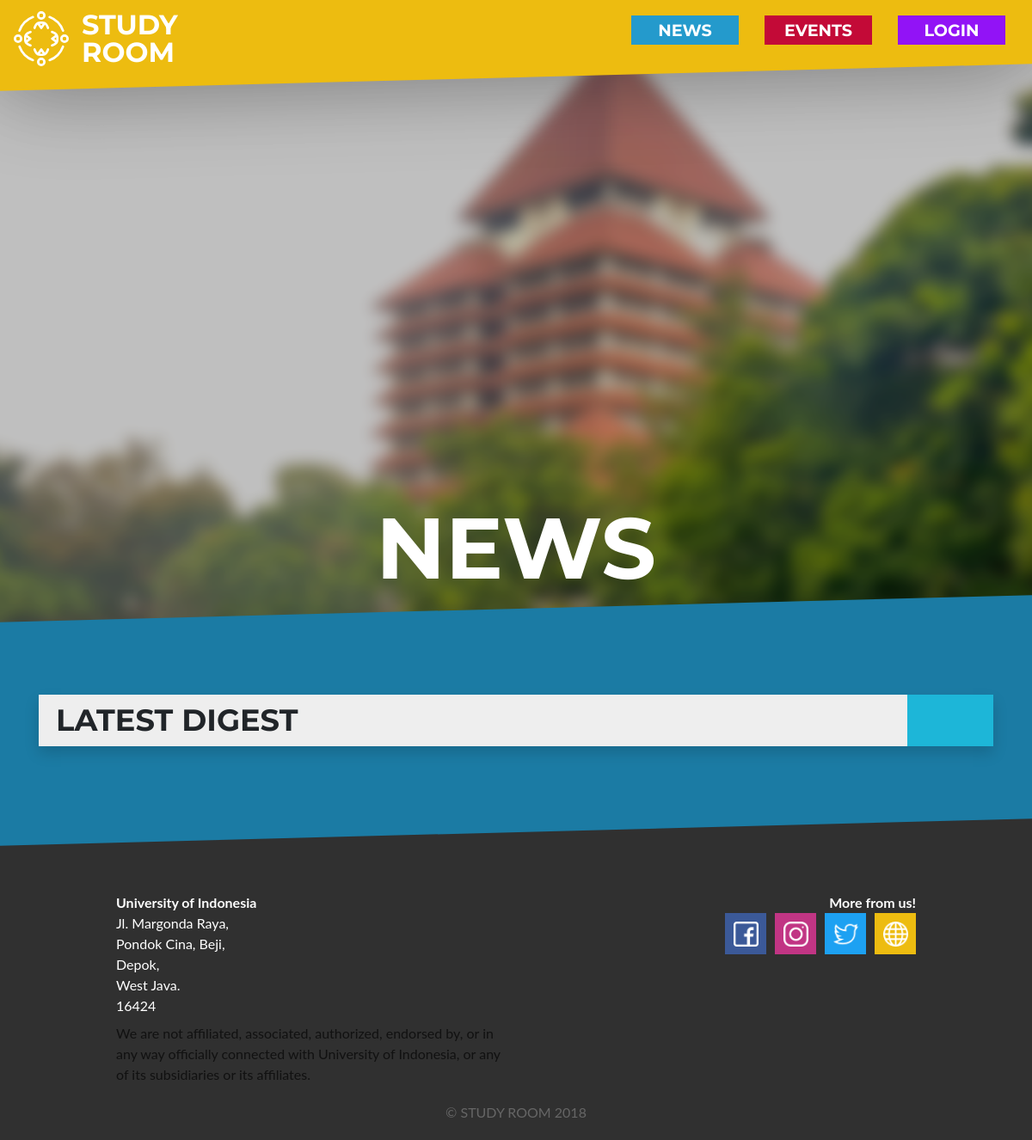
Before: /news/ with the older database file.
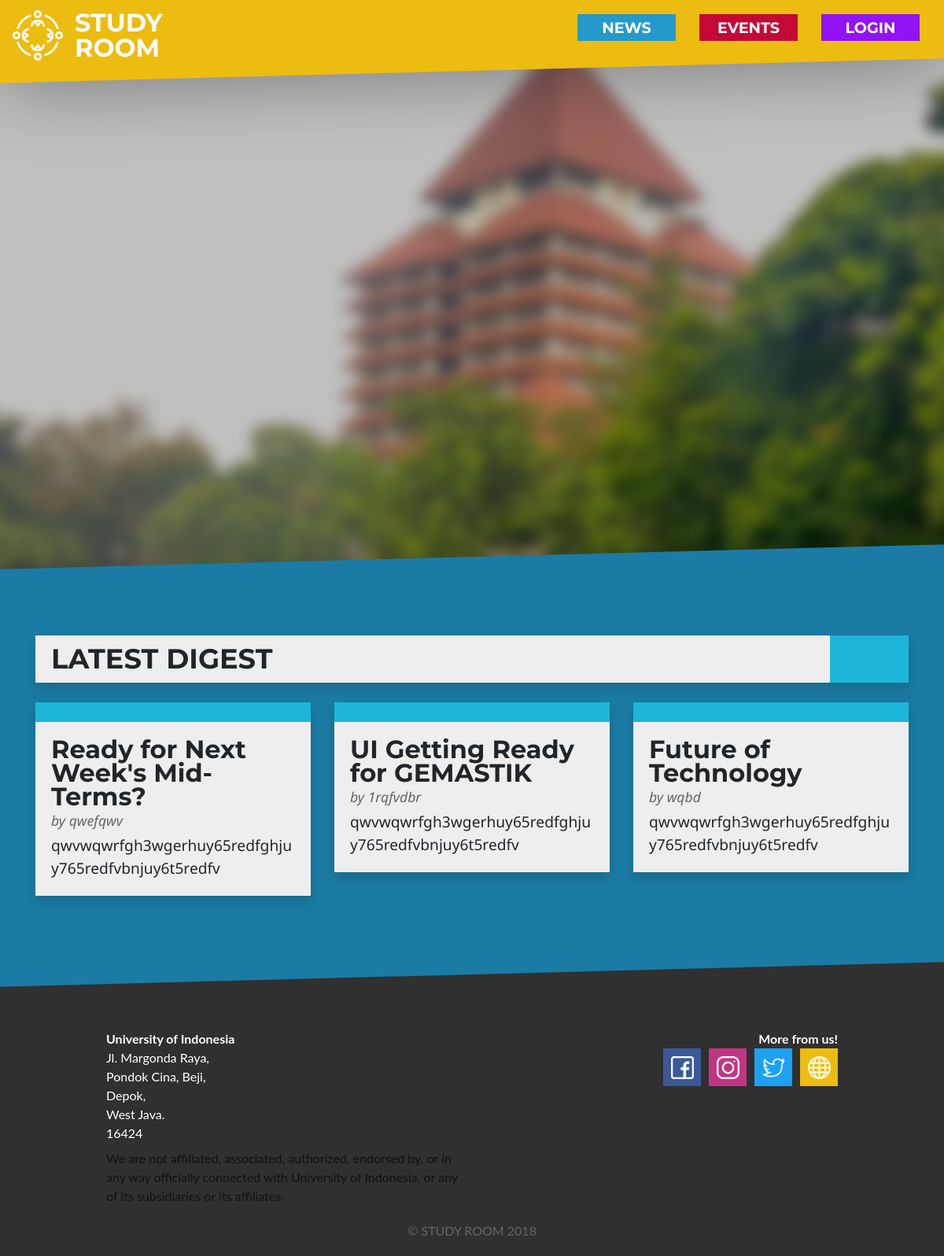
After: the same page with the newer database file.
### news/models.py (models this page shows)
class News(models.Model):
    title = models.CharField(max_length=50, blank=False)
    author = models.CharField(max_length=50, blank=False)
    date = models.DateField(default=timezone.now, blank=False)
    headline = models.CharField(max_length=50, blank=False)
    content = models.TextField(blank=False)

### news/views.py (the view)
# urls.py: path('', views.news, name="news")
def news(request):
    all_news = News.objects.all().order_by("-date")
    response = {
        'all_news': all_news,
    }
    return render(request, 'news.html', response)

### templates/news.html (shortened to what this page needs)
{% extends '_base.html' %}
{% load static %}
{% block content %}
    <section id="parallax">
        <div class="parallax-background"></div>
        <div class="parallax-text">
            <h1>NEWS</h1>
        </div>
    </section>
    <section id="news" slant>
            <div class="news-container container">
                <div class="card shadow">
                    <div class="card-flex">
                        <h3 class="card-title title-bar">LATEST DIGEST</h3>
                        <div class="content-colorbox color-news"></div>
                    </div>
                </div>
                <div class="row">
                    {% for news in all_news %}
                    <div class="col-lg-4 col-sm-12">
                        <div class="card clickable-card news-card shadow" data-toggle="modal" data-target="#modal-news-{{ news.id }}">
                            <div class="color-bar color-news"></div>
                            <div class="card-body">
                                <h5 class="card-title news-title">
                                    {{ news.title }}
                                </h5>
                                <p class="news-author">by {{ news.author }} </p>
                                <div class="card-text news-content">
                                    {{ news.headline }}
                                </div>
                            </div>
                        </div>
                    </div>
                    {% endfor %}
                </div>
            </div>
        </section>
{% endblock %}

Changed rows visible on the page:
added News: title "Ready for Next Week's Mid-Terms?", author "qwefqwv", headline "qwvwqwrfgh3wgerhuy65redfghjuy765redfvbnjuy6t5redfv"
added News: title "UI Getting Ready for GEMASTIK", author "1rqfvdbr", headline "qwvwqwrfgh3wgerhuy65redfghjuy765redfvbnjuy6t5redfv"
added News: title "Future of Technology", author "wqbd", headline "qwvwqwrfgh3wgerhuy65redfghjuy765redfvbnjuy6t5redfv"
